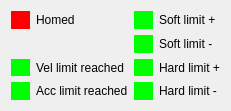
   <widget class="QWidget" name="layoutWidget_6">
    <property name="geometry">
     <rect>
      <x>440</x>
      <y>170</y>
      <width>231</width>
      <height>111</height>
     </rect>
    </property>
    <layout class="QGridLayout" name="gridLayout_15">
     <item row="0" column="0">
      <widget class="QLabel" name="label_alpha1_homed">
       <property name="styleSheet">
        <string>background-color: rgb(255, 0, 0);</string>
       </property>
       <property name="text">
        <string/>
       </property>
      </widget>
     </item>
     <item row="0" column="1">
      <widget class="QLabel" name="label_54">
       <property name="text">
        <string>Homed</string>
       </property>
      </widget>
     </item>
     <item row="0" column="2">
      <widget class="QLabel" name="label_alpha1_soft_limitP">
       <property name="styleSheet">
        <string>background-color: rgb(0, 255, 0);</string>
       </property>
       <property name="text">
        <string/>
       </property>
      </widget>
     </item>
     <item row="0" column="3">
      <widget class="QLabel" name="label_55">
       <property name="text">
        <string>Soft limit +</string>
       </property>
      </widget>
     </item>
     <item row="1" column="2">
      <widget class="QLabel" name="label_alpha1_soft_limitM">
       <property name="styleSheet">
        <string>background-color: rgb(0, 255, 0);</string>
       </property>
       <property name="text">
        <string/>
       </property>
      </widget>
     </item>
     <item row="1" column="3">
      <widget class="QLabel" name="label_75">
       <property name="text">
        <string>Soft limit -</string>
       </property>
      </widget>
     </item>
     <item row="2" column="0">
      <widget class="QLabel" name="label_alpha1_vel_limit">
       <property name="styleSheet">
        <string>background-color: rgb(0, 255, 0);</string>
       </property>
       <property name="text">
        <string/>
       </property>
      </widget>
     </item>
     <item row="2" column="1">
      <widget class="QLabel" name="label_76">
       <property name="text">
        <string>Vel limit reached</string>
       </property>
      </widget>
     </item>
     <item row="2" column="2">
      <widget class="QLabel" name="label_alpha1_hard_limitP">
       <property name="styleSheet">
        <string>background-color: rgb(0, 255, 0);</string>
       </property>
       <property name="text">
        <string/>
       </property>
      </widget>
     </item>
     <item row="2" column="3">
      <widget class="QLabel" name="label_77">
       <property name="text">
        <string>Hard limit +</string>
       </property>
      </widget>
     </item>
     <item row="3" column="0">
      <widget class="QLabel" name="label_alpha1_acc_limit">
       <property name="styleSheet">
        <string>background-color: rgb(0, 255, 0);</string>
       </property>
       <property name="text">
        <string/>
       </property>
      </widget>
     </item>
     <item row="3" column="1">
      <widget class="QLabel" name="label_78">
       <property name="text">
        <string>Acc limit reached</string>
       </property>
      </widget>
     </item>
     <item row="3" column="2">
      <widget class="QLabel" name="label_alpha1_hard_limitM">
       <property name="styleSheet">
        <string>background-color: rgb(0, 255, 0);</string>
       </property>
       <property name="text">
        <string/>
       </property>
      </widget>
     </item>
     <item row="3" column="3">
      <widget class="QLabel" name="label_79">
       <property name="text">
        <string>Hard limit -</string>
       </property>
      </widget>
     </item>
    </layout>
   </widget>
